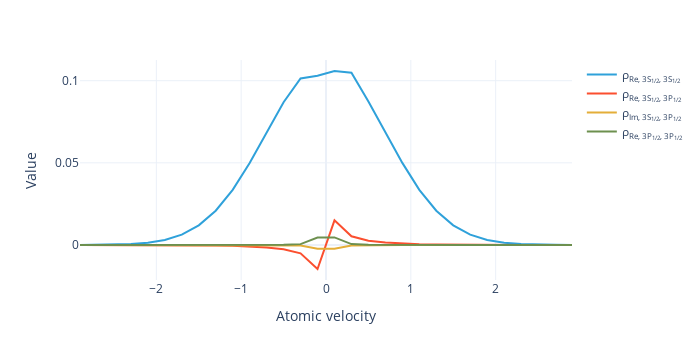

Notebook source saved alongside this figure:
### Markdown cell above
Plot the real and imaginary parts of the density-matrix elements for each velocity bin:

### Code cell
#|notest
sol.visualize()

### Figure 1 — Plotly figure (JSON) as saved in the notebook; plotly's stock layout.template omitted (floating-point values rounded to 4 significant figures)
{"data": [{"hovertemplate": "Density matrix (source)=ρ<sub>Re, 3S<sub>1/2</sub>, 3S<sub>1/2</sub></sub><br>Atomic velocity=%{x}<br>Value=%{y}<extra></extra>", "legendgroup": "ρ<sub>Re, 3S<sub>1/2</sub>, 3S<sub>1/2</sub></sub>", "line": {"color": "#2fa1da", "dash": "solid"}, "marker": {"symbol": "circle"}, "mode": "lines", "name": "ρ<sub>Re, 3S<sub>1/2</sub>, 3S<sub>1/2</sub></sub>", "orientation": "v", "showlegend": true, "type": "scatter", "x": [-2.9, -2.7, -2.5, -2.3, -2.1, -1.9, -1.7, -1.5, -1.3, -1.1, -0.9, -0.7, -0.5, -0.3, -0.1, 0.1, 0.3, 0.5, 0.7, 0.9, 1.1, 1.3, 1.5, 1.7, 1.9, 2.1, 2.3, 2.5, 2.7, 2.9], "xaxis": "x", "y": [2.628e-05, 7.997e-05, 0.0002247, 0.0005832, 0.001398, 0.003095, 0.006328, 0.01195, 0.02084, 0.03357, 0.04993, 0.06857, 0.08692, 0.1014, 0.103, 0.1059, 0.1048, 0.08729, 0.06868, 0.04997, 0.03358, 0.02085, 0.01195, 0.006329, 0.003095, 0.001398, 0.0005833, 0.0002248, 7.998e-05, 2.629e-05], "yaxis": "y"}, {"hovertemplate": "Density matrix (source)=ρ<sub>Re, 3S<sub>1/2</sub>, 3P<sub>1/2</sub></sub><br>Atomic velocity=%{x}<br>Value=%{y}<extra></extra>", "legendgroup": "ρ<sub>Re, 3S<sub>1/2</sub>, 3P<sub>1/2</sub></sub>", "line": {"color": "#fb4f2f", "dash": "solid"}, "marker": {"symbol": "circle"}, "mode": "lines", "name": "ρ<sub>Re, 3S<sub>1/2</sub>, 3P<sub>1/2</sub></sub>", "orientation": "v", "showlegend": true, "type": "scatter", "x": [-2.9, -2.7, -2.5, -2.3, -2.1, -1.9, -1.7, -1.5, -1.3, -1.1, -0.9, -0.7, -0.5, -0.3, -0.1, 0.1, 0.3, 0.5, 0.7, 0.9, 1.1, 1.3, 1.5, 1.7, 1.9, 2.1, 2.3, 2.5, 2.7, 2.9], "xaxis": "x", "y": [-1.376e-07, -4.497e-07, -1.365e-06, -3.85e-06, -1.011e-05, -2.473e-05, -5.65e-05, -0.0001209, -0.0002433, -0.0004631, -0.0008416, -0.001485, -0.002632, -0.005091, -0.01461, 0.01503, 0.005265, 0.002643, 0.001488, 0.0008423, 0.0004633, 0.0002434, 0.000121, 5.652e-05, 2.473e-05, 1.011e-05, 3.85e-06, 1.365e-06, 4.498e-07, 1.376e-07], "yaxis": "y"}, {"hovertemplate": "Density matrix (source)=ρ<sub>Im, 3S<sub>1/2</sub>, 3P<sub>1/2</sub></sub><br>Atomic velocity=%{x}<br>Value=%{y}<extra></extra>", "legendgroup": "ρ<sub>Im, 3S<sub>1/2</sub>, 3P<sub>1/2</sub></sub>", "line": {"color": "#e4ae38", "dash": "solid"}, "marker": {"symbol": "circle"}, "mode": "lines", "name": "ρ<sub>Im, 3S<sub>1/2</sub>, 3P<sub>1/2</sub></sub>", "orientation": "v", "showlegend": true, "type": "scatter", "x": [-2.9, -2.7, -2.5, -2.3, -2.1, -1.9, -1.7, -1.5, -1.3, -1.1, -0.9, -0.7, -0.5, -0.3, -0.1, 0.1, 0.3, 0.5, 0.7, 0.9, 1.1, 1.3, 1.5, 1.7, 1.9, 2.1, 2.3, 2.5, 2.7, 2.9], "xaxis": "x", "y": [-7.279e-10, -2.555e-09, -8.374e-09, -2.568e-08, -7.382e-08, -1.996e-07, -5.098e-07, -1.237e-06, -2.871e-06, -6.457e-06, -1.434e-05, -3.255e-05, -8.075e-05, -0.0002603, -0.002242, -0.002305, -0.0002692, -8.11e-05, -3.26e-05, -1.436e-05, -6.461e-06, -2.872e-06, -1.237e-06, -5.1e-07, -1.997e-07, -7.384e-08, -2.568e-08, -8.375e-09, -2.555e-09, -7.28e-10], "yaxis": "y"}, {"hovertemplate": "Density matrix (source)=ρ<sub>Re, 3P<sub>1/2</sub>, 3P<sub>1/2</sub></sub><br>Atomic velocity=%{x}<br>Value=%{y}<extra></extra>", "legendgroup": "ρ<sub>Re, 3P<sub>1/2</sub>, 3P<sub>1/2</sub></sub>", "line": {"color": "#6d904f", "dash": "solid"}, "marker": {"symbol": "circle"}, "mode": "lines", "name": "ρ<sub>Re, 3P<sub>1/2</sub>, 3P<sub>1/2</sub></sub>", "orientation": "v", "showlegend": true, "type": "scatter", "x": [-2.9, -2.7, -2.5, -2.3, -2.1, -1.9, -1.7, -1.5, -1.3, -1.1, -0.9, -0.7, -0.5, -0.3, -0.1, 0.1, 0.3, 0.5, 0.7, 0.9, 1.1, 1.3, 1.5, 1.7, 1.9, 2.1, 2.3, 2.5, 2.7, 2.9], "xaxis": "x", "y": [1.596e-09, 5.539e-09, 1.796e-08, 5.45e-08, 1.552e-07, 4.162e-07, 1.054e-06, 2.54e-06, 5.86e-06, 1.311e-05, 2.899e-05, 6.555e-05, 0.0001622, 0.0005219, 0.00449, 0.004617, 0.0005398, 0.0001629, 6.565e-05, 2.902e-05, 1.312e-05, 5.862e-06, 2.54e-06, 1.055e-06, 4.162e-07, 1.553e-07, 5.451e-08, 1.796e-08, 5.54e-09, 1.597e-09], "yaxis": "y"}], "layout": {"height": 360, "legend": {"title": {}, "tracegroupgap": 0}, "margin": {"t": 60}, "width": 700, "xaxis": {"anchor": "y", "autorange": true, "domain": [0, 1], "range": [-2.9, 2.9], "title": {"text": "Atomic velocity"}, "type": "linear"}, "yaxis": {"anchor": "x", "autorange": true, "domain": [0, 1], "range": [-0.02131, 0.1126], "title": {"text": "Value"}, "type": "linear"}}}
